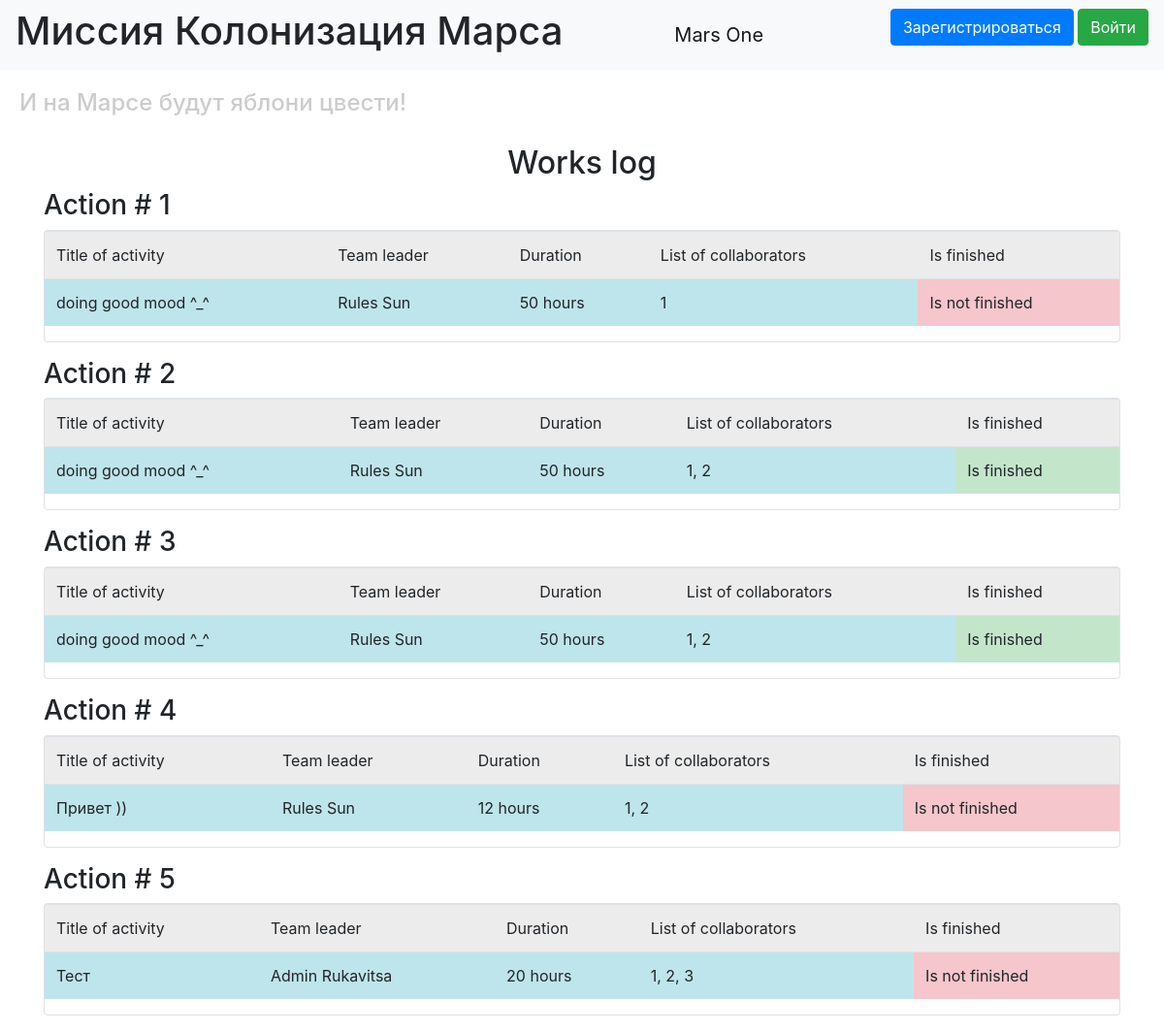
/index, run on the app's committed database.
### data/jobs.py (models this page shows)
class Jobs(SqlAlchemyBase, UserMixin, SerializerMixin):
    __tablename__ = 'jobs'
    id = sqlalchemy.Column(sqlalchemy.Integer,
                           primary_key=True, autoincrement=True)
    team_leader = sqlalchemy.Column(sqlalchemy.Integer,
                                    sqlalchemy.ForeignKey("users.id"))
    user = orm.relation('User')
    job = sqlalchemy.Column(sqlalchemy.String, nullable=True)
    work_size = sqlalchemy.Column(sqlalchemy.Integer)
    collaborators = sqlalchemy.Column(sqlalchemy.String)
    start_date = sqlalchemy.Column(sqlalchemy.DateTime,
                                   default=datetime.datetime.now)
    end_date = sqlalchemy.Column(sqlalchemy.DateTime)
    is_finished = sqlalchemy.Column(sqlalchemy.Boolean, default=False)

### data/users.py (models this page shows, shortened)
class User(SqlAlchemyBase, UserMixin, SerializerMixin):
    __tablename__ = 'users'
    id = sqlalchemy.Column(sqlalchemy.Integer,
                           primary_key=True, autoincrement=True)
    surname = sqlalchemy.Column(sqlalchemy.String, nullable=True)
    name = sqlalchemy.Column(sqlalchemy.String, nullable=True)
    age = sqlalchemy.Column(sqlalchemy.Integer)
    position = sqlalchemy.Column(sqlalchemy.String, nullable=True)
    speciality = sqlalchemy.Column(sqlalchemy.String, nullable=True)
    address = sqlalchemy.Column(sqlalchemy.String, nullable=True)
    email = sqlalchemy.Column(sqlalchemy.String,
                              index=True, unique=True, nullable=True)
    hashed_password = sqlalchemy.Column(sqlalchemy.String, nullable=True)
    modified_date = sqlalchemy.Column(sqlalchemy.DateTime)
    city_from = sqlalchemy.Column(sqlalchemy.String)

### main.py (the view)
@app.route('/')
@app.route('/index')
def index():
    session = db_session.create_session()
    jobs = session.query(Jobs)
    name, surname = [], []
    for job in jobs:
        for el in session.query(User).filter_by(id=job.team_leader):
            name.append(el.name)
            surname.append(el.surname)
    return render_template("index.html", jobs=jobs, name=name, surname=surname)

### data/db_session.py (called while the page is built)
def create_session() -> Session:
    global __factory
    return __factory()

### templates/index.html (shortened to what this page needs)
{% extends "base.html" %}
{% block content %}
<h2 align="center">Works log</h2>
{% for item in jobs %}
<h3>Action # {{ loop.index }}</h3>
<div class="col-md6 border rounded">
    <table class="table">
        <tr>
            <td class="table-active">Title of activity</td>
            <td class="table-active">Team leader</td>
            <td class="table-active">Duration</td>
            <td class="table-active">List of collaborators</td>
            <td class="table-active">Is finished</td>
        </tr>
      <tr>
        <td class="table-info">{{ item.job }}</td>
          <td class="table-info">{{ name[loop.index0] }} {{ surname[loop.index0] }}</td>
          <td class="table-info">{{ item.work_size }} hours</td>
          <td class="table-info">{{ item.collaborators }}</td>
          {% if item.is_finished %}
          <td class="table-success"> Is finished</td>
          {% else %}
          <td class="table-danger"> Is not finished</td>
          {% endif %}
      </tr>
    </table>
</div>
<p>
{% endfor %}
{% endblock %}

### templates/base.html (shortened to what this page needs)
<!DOCTYPE html>
<html lang="en">
<head>
    <link rel="stylesheet" href="https://stackpath.bootstrapcdn.com/bootstrap/4.4.1/css/bootstrap.min.css">
    <link rel="stylesheet" type="text/css" href="/static/css/style.css" />
</head>
  <body>
    <header>
      <nav class="navbar navbar-light bg-light">
          <h1>Миссия Колонизация Марса</h1>
        <a class="navbar-brand" href="#">Mars One</a>
          {% if current_user.is_authenticated %}
    <a class="navbar-brand" href="/logout">{{ current_user.name }} {{ current_user.surname }}</a>
{% else %}
    <p>
        <a class="btn btn-primary " href="/register">Зарегистрироваться</a>
        <a class="btn btn-success" href="/login">Войти</a>
    </p>
{% endif %}
      </nav>
        <h4>И на Марсе будут яблони цвести!</h4>
    </header>
    <main role="main" class="container">
        {% block content %}{% endblock %}
    </main>
  </body>
</html>

### static/css/style.css (style rules this page uses)
h4 { color: #cccccc; padding: 20px; }

### data on the page
Jobs: job "doing good mood ^_^", work_size "50", collaborators "1", is_finished "Is not finished"
User: name "Rules", surname "Sun"
Jobs: job "doing good mood ^_^", work_size "50", collaborators "1, 2", is_finished "Is finished"
Jobs: job "doing good mood ^_^", work_size "50", collaborators "1, 2", is_finished "Is finished"
Jobs: job "Привет ))", work_size "12", collaborators "1, 2", is_finished "Is not finished"
Jobs: job "Тест", work_size "20", collaborators "1, 2, 3", is_finished "Is not finished"
User: name "Admin", surname "Rukavitsa"
